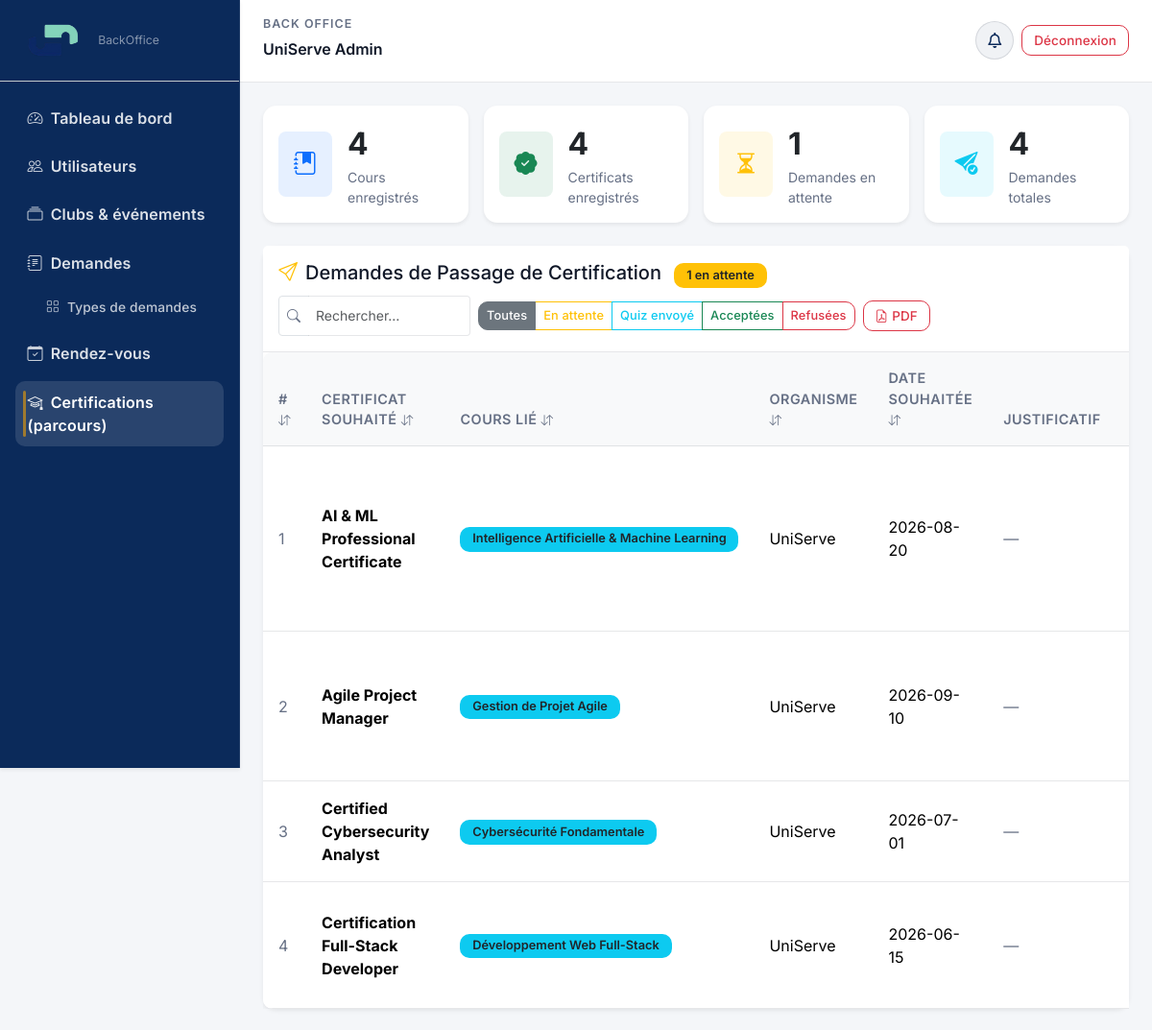
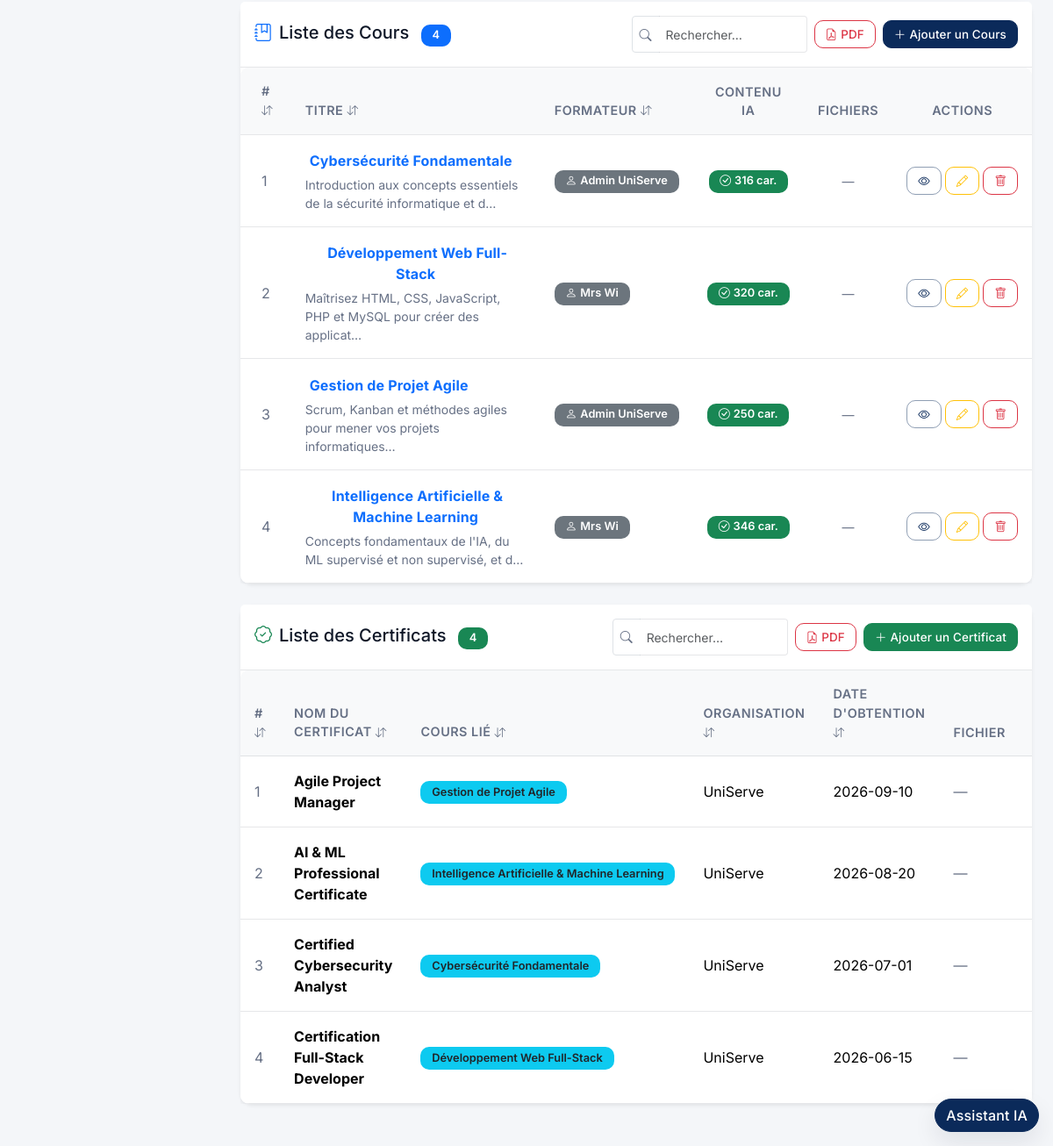
Screenshot of /certifications/manage (signed in) with the database file from the repository (2 pictures, top to bottom).
### tables this page shows
CREATE TABLE `demandes_certification` (
  `id` bigint(20) NOT NULL AUTO_INCREMENT,
  `utilisateur_id` bigint(20) NOT NULL,
  `nom_certificat` varchar(255) NOT NULL,
  `titre_cours` varchar(255) DEFAULT NULL,
  `organisation` varchar(255) NOT NULL,
  `date_souhaitee` date NOT NULL,
  `heure_preferee` varchar(64) DEFAULT NULL,
  `notes` text DEFAULT NULL,
  `fichier_path` varchar(512) DEFAULT NULL,
  `statut` enum('en_attente','quiz_envoye','accepte','refuse') NOT NULL DEFAULT 'en_attente',
  `commentaire_admin` text DEFAULT NULL,
  `soumise_le` timestamp NOT NULL DEFAULT current_timestamp(),
  `traitee_le` datetime DEFAULT NULL,
  PRIMARY KEY (`id`),
  KEY `idx_demcert_user` (`utilisateur_id`),
  KEY `idx_demcert_statut` (`statut`),
  CONSTRAINT `demandes_certification_ibfk_user` FOREIGN KEY (`utilisateur_id`) REFERENCES `utilisateurs` (`id`) ON DELETE CASCADE
);

CREATE TABLE `cours` (
  `id` bigint(20) NOT NULL AUTO_INCREMENT,
  `titre` varchar(255) NOT NULL,
  `description` text DEFAULT NULL,
  `formateur` varchar(255) DEFAULT NULL,
  `contenu` text DEFAULT NULL,
  `image_path` varchar(512) DEFAULT NULL,
  `fichiers_json` longtext DEFAULT NULL,
  `cree_le` timestamp NOT NULL DEFAULT current_timestamp(),
  PRIMARY KEY (`id`),
  UNIQUE KEY `uq_cours_titre` (`titre`)
);

CREATE TABLE `certificats` (
  `id` bigint(20) NOT NULL AUTO_INCREMENT,
  `nom_certificat` varchar(255) NOT NULL,
  `date_obtention` date NOT NULL,
  `organisation` varchar(255) NOT NULL,
  `fichier_path` varchar(512) DEFAULT NULL,
  `titre_cours` varchar(255) NOT NULL,
  `cree_le` timestamp NOT NULL DEFAULT current_timestamp(),
  PRIMARY KEY (`id`)
);

### View/certifications/manage.php (the view, shortened to what the rows shown need)
<div class="card border-0 shadow-sm mb-4" id="demandes">
    <div class="table-responsive">
        <table class="table table-hover align-middle mb-0" id="demandesTable">
            <thead class="table-light">
                <tr>
                    <th style="cursor:pointer;" onclick="sortTableBy('demandesTable',0,this)"># <i class="bi bi-arrow-down-up small text-muted sort-icon"></i></th>
                    <th style="cursor:pointer;" onclick="sortTableBy('demandesTable',1,this)">Certificat souhaité <i class="bi bi-arrow-down-up small text-muted sort-icon"></i></th>
                    <th style="cursor:pointer;" onclick="sortTableBy('demandesTable',2,this)">Cours lié <i class="bi bi-arrow-down-up small text-muted sort-icon"></i></th>
                    <th style="cursor:pointer;" onclick="sortTableBy('demandesTable',3,this)">Organisme <i class="bi bi-arrow-down-up small text-muted sort-icon"></i></th>
                    <th style="cursor:pointer;" onclick="sortTableBy('demandesTable',4,this)">Date souhaitée <i class="bi bi-arrow-down-up small text-muted sort-icon"></i></th>
                    <th>Justificatif</th>
                    <th style="cursor:pointer;" onclick="sortTableBy('demandesTable',6,this)">Soumis le <i class="bi bi-arrow-down-up small text-muted sort-icon"></i></th>
                </tr>
            </thead>
            <tbody>
                <?php foreach ($demandes as $i => $d):
                ?>
                <tr class="demande-row" data-statut="<?= htmlspecialchars($d['statut']) ?>">
                    <td class="text-muted"><?= $i + 1 ?></td>
                    <td class="fw-bold"><?= htmlspecialchars($d['nom_certificat']) ?></td>
                    <td>
                        <?php if (!empty($d['titre_cours'])): ?>
                            <span class="badge bg-info text-dark"><?= htmlspecialchars($d['titre_cours']) ?></span>
                        <?php else: ?><span class="text-muted">—</span><?php endif; ?>
                    </td>
                    <td><?= htmlspecialchars($d['organisation']) ?></td>
                    <td><?= htmlspecialchars($d['date_souhaitee']) ?></td>
                    <td>
                        <?php if (!empty($d['fichier_path'])): ?>
                            <a href="/INTEG/public/uploads/certificats/<?= htmlspecialchars($d['fichier_path']) ?>"
                               target="_blank" class="btn btn-outline-info btn-sm">
                                <i class="bi bi-file-earmark-text"></i> Voir
                            </a>
                        <?php else: ?><span class="text-muted">—</span><?php endif; ?>
                    </td>
                    <td class="text-muted small"><?= date('d/m/Y H:i', strtotime($d['soumise_le'])) ?></td>
                </tr>
                <?php endforeach; ?>
            </tbody>
        </table>
    </div>
</div>
<div class="card border-0 shadow-sm mb-4">
    <div class="table-responsive">
        <table class="table table-hover align-middle mb-0" id="coursTableBO">
            <thead class="table-light">
                <tr>
                    <th class="ps-4" style="cursor:pointer;" onclick="sortTableBy('coursTableBO',0,this)"># <i class="bi bi-arrow-down-up small text-muted sort-icon"></i></th>
                    <th style="cursor:pointer;" onclick="sortTableBy('coursTableBO',1,this)">Titre <i class="bi bi-arrow-down-up small text-muted sort-icon"></i></th>
                    <th style="cursor:pointer;" onclick="sortTableBy('coursTableBO',2,this)">Formateur <i class="bi bi-arrow-down-up small text-muted sort-icon"></i></th>
                    <th class="text-center">Contenu IA</th>
                    <th class="text-center">Fichiers</th>
                    <th class="text-center">Actions</th>
                </tr>
            </thead>
            <tbody>
                <?php foreach ($cours as $i => $c):
                    $coursJson  = htmlspecialchars(json_encode($c, JSON_UNESCAPED_UNICODE), ENT_QUOTES, 'UTF-8');
                    $nbFichiers = count($c['fichiers'] ?? []);
                    $hasContenu = !empty(trim($c['contenu'] ?? ''));
                ?>
                <tr>
                    <td class="ps-4 text-muted"><?= $i + 1 ?></td>
                    <td>
                        <button type="button" class="btn btn-link p-0 fw-bold text-primary text-decoration-none"
                                data-cours='<?= $coursJson ?>'
                                onclick="openCoursDetailBO(JSON.parse(this.dataset.cours))">
                            <i class="bi bi-book-open me-1 text-info"></i><?= htmlspecialchars($c['titre']) ?>
                        </button>
                        <?php if (!empty($c['description'])): ?>
                            <div class="small text-muted mt-1">
                                <?= htmlspecialchars(mb_strimwidth($c['description'], 0, 70, '…')) ?>
                            </div>
                        <?php endif; ?>
                    </td>
                    <td>
                        <span class="badge bg-secondary">
                            <i class="bi bi-person me-1"></i><?= htmlspecialchars($c['formateur']) ?>
                        </span>
                    </td>
                    <td class="text-center">
                        <?php if ($hasContenu): ?>
                            <span class="badge bg-success" title="L'IA pourra générer des questions précises">
                                <i class="bi bi-check-circle me-1"></i><?= mb_strlen($c['contenu']) ?> car.
                            </span>
                        <?php else: ?>
                            <span class="badge bg-warning text-dark" title="Sans contenu, l'IA génèrera des questions génériques">
                                <i class="bi bi-exclamation-triangle me-1"></i>Vide
                            </span>
                        <?php endif; ?>
                    </td>
                    <td class="text-center">
                        <?php if ($nbFichiers > 0): ?>
                            <span class="badge bg-info text-dark">
                                <i class="bi bi-paperclip me-1"></i><?= $nbFichiers ?>
                            </span>
                        <?php else: ?>
                            <span class="text-muted small">—</span>
                        <?php endif; ?>
                    </td>
                    <td class="text-center">
                        <div class="d-flex gap-1 justify-content-center">
                            <button type="button" class="btn btn-outline-primary btn-sm"
                                    data-cours='<?= $coursJson ?>'
                                    onclick="openCoursDetailBO(JSON.parse(this.dataset.cours))"
                                    title="Voir">
                                <i class="bi bi-eye"></i>
                            </button>
                            <button type="button" class="btn btn-outline-warning btn-sm"
                                    data-cours='<?= $coursJson ?>'
                                    onclick="openEditCours(JSON.parse(this.dataset.cours))"
                                    title="Modifier">
                                <i class="bi bi-pencil"></i>
                            </button>
                            <form action="/INTEG/certifications/deleteCours" method="POST"
                                  onsubmit="return confirm('Supprimer le cours \'<?= htmlspecialchars($c['titre'], ENT_QUOTES) ?>\' ?\nCette action est irréversible.')"
                                  class="d-inline">
                                <button type="submit" class="btn btn-outline-danger btn-sm" title="Supprimer">
                                    <i class="bi bi-trash"></i>
                                </button>
                            </form>
                        </div>
                    </td>
                </tr>
                <?php endforeach; ?>
            </tbody>
        </table>
    </div>
</div>
<div class="card border-0 shadow-sm mb-4">
    <div class="table-responsive">
        <table class="table table-hover align-middle mb-0" id="certificatsTableBO">
            <thead class="table-light">
                <tr>
                    <th style="cursor:pointer;" onclick="sortTableBy('certificatsTableBO',0,this)"># <i class="bi bi-arrow-down-up small text-muted sort-icon"></i></th>
                    <th style="cursor:pointer;" onclick="sortTableBy('certificatsTableBO',1,this)">Nom du certificat <i class="bi bi-arrow-down-up small text-muted sort-icon"></i></th>
                    <th style="cursor:pointer;" onclick="sortTableBy('certificatsTableBO',2,this)">Cours lié <i class="bi bi-arrow-down-up small text-muted sort-icon"></i></th>
                    <th style="cursor:pointer;" onclick="sortTableBy('certificatsTableBO',3,this)">Organisation <i class="bi bi-arrow-down-up small text-muted sort-icon"></i></th>
                    <th style="cursor:pointer;" onclick="sortTableBy('certificatsTableBO',4,this)">Date d'obtention <i class="bi bi-arrow-down-up small text-muted sort-icon"></i></th>
                    <th>Fichier</th><th>Actions</th>
                </tr>
            </thead>
            <tbody>
                <?php foreach ($certificats as $i => $cert): ?>
                <tr>
                    <td class="text-muted"><?= $i + 1 ?></td>
                    <td class="fw-bold"><?= htmlspecialchars($cert['nom_certificat']) ?></td>
                    <td>
                        <?php if (!empty($cert['titre_cours'])): ?>
                            <span class="badge bg-info text-dark"><?= htmlspecialchars($cert['titre_cours']) ?></span>
                        <?php else: ?><span class="text-muted">—</span><?php endif; ?>
                    </td>
                    <td><?= htmlspecialchars($cert['organisation']) ?></td>
                    <td><?= htmlspecialchars($cert['date_obtention']) ?></td>
                    <td>
                        <?php if (!empty($cert['fichier_path'])): ?>
                            <a href="/INTEG/public/uploads/certificats/<?= htmlspecialchars($cert['fichier_path']) ?>"
                               target="_blank" class="btn btn-outline-info btn-sm">
                                <i class="bi bi-file-earmark-text"></i> Voir
                            </a>
                        <?php else: ?><span class="text-muted">—</span><?php endif; ?>
                    </td>
                    <td>
                    </td>
                </tr>
                <?php endforeach; ?>
            </tbody>
        </table>
    </div>
</div>

### rows the page displays
demandes_certification: nom_certificat "AI & ML Professional Certificate", titre_cours "Intelligence Artificielle & Machine Learning", organisation "UniServe", date_souhaitee "2026-08-20"
demandes_certification: nom_certificat "Agile Project Manager", titre_cours "Gestion de Projet Agile", organisation "UniServe", date_souhaitee "2026-09-10"
demandes_certification: nom_certificat "Certified Cybersecurity Analyst", titre_cours "Cybersécurité Fondamentale", organisation "UniServe", date_souhaitee "2026-07-01"
demandes_certification: nom_certificat "Certification Full-Stack Developer", titre_cours "Développement Web Full-Stack", organisation "UniServe", date_souhaitee "2026-06-15"
cours: titre "Cybersécurité Fondamentale", description "Introduction aux concepts essentiels de la sécurité informatique et d…", formateur "Admin UniServe", contenu "316"
cours: titre "Développement Web Full-Stack", description "Maîtrisez HTML, CSS, JavaScript, PHP et MySQL pour créer des applicat…", formateur "Mrs Wi", contenu "320"
cours: titre "Gestion de Projet Agile", description "Scrum, Kanban et méthodes agiles pour mener vos projets informatiques…", formateur "Admin UniServe", contenu "250"
cours: titre "Intelligence Artificielle & Machine Learning", description "Concepts fondamentaux de l'IA, du ML supervisé et non supervisé, et d…", formateur "Mrs Wi", contenu "346"
certificats: nom_certificat "Agile Project Manager", titre_cours "Gestion de Projet Agile", organisation "UniServe", date_obtention "2026-09-10"
certificats: nom_certificat "AI & ML Professional Certificate", titre_cours "Intelligence Artificielle & Machine Learning", organisation "UniServe", date_obtention "2026-08-20"
certificats: nom_certificat "Certified Cybersecurity Analyst", titre_cours "Cybersécurité Fondamentale", organisation "UniServe", date_obtention "2026-07-01"
certificats: nom_certificat "Certification Full-Stack Developer", titre_cours "Développement Web Full-Stack", organisation "UniServe", date_obtention "2026-06-15"

### other values shown
$_SESSION['user']['prenom'] "UniServe"
$_SESSION['user']['nom'] "Admin"
count($cours) "4"
count($certificats) "4"
$nb_en_attente "1"
count($demandes) "4"
